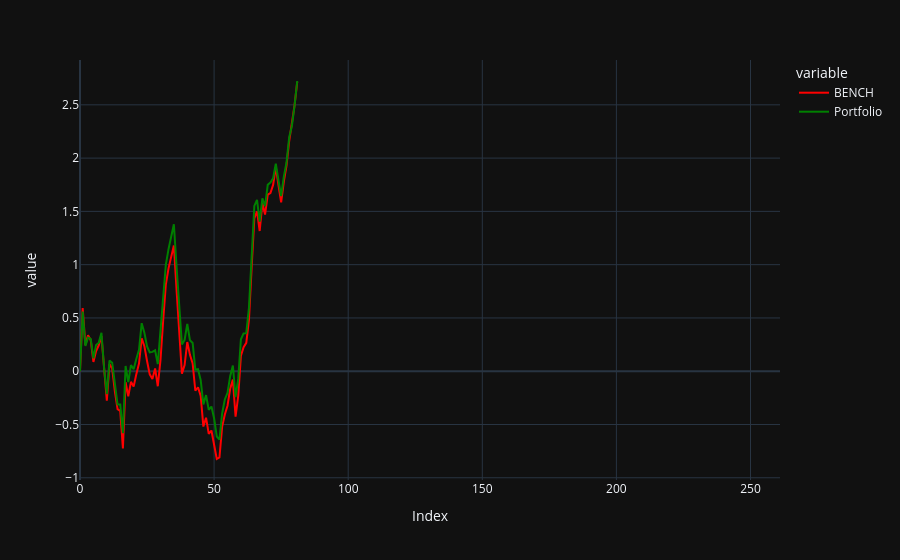

Here is the notebook cell this chart was saved with:
### Code cell
AnnualizedDf=final[["Date","BENCH","Money"]]
AnnualizedDf['Date'] = pd.to_datetime(AnnualizedDf['Date'])
AnnualizedDf['Year'] = AnnualizedDf['Date'].dt.year



YearList=AnnualizedDf["Year"].unique()
BENCHAnnualized=pd.DataFrame(columns=YearList)
StratAnnualized=pd.DataFrame(columns=YearList)



for year in YearList:
  compteurPerYear=0
  for i in AnnualizedDf.index:
    if AnnualizedDf.loc[i,"Year"]==year:
      if compteurPerYear==0:
        BENCHAnnualized.loc[compteurPerYear,year]=AnnualizedDf.loc[i,"BENCH"]
        StratAnnualized.loc[compteurPerYear,year]=AnnualizedDf.loc[i,"Money"]
      else :
        BENCHAnnualized.loc[compteurPerYear,year]=AnnualizedDf.loc[i,"BENCH"]/BENCHAnnualized.loc[0,year]*100-100
        StratAnnualized.loc[compteurPerYear,year]=AnnualizedDf.loc[i,"Money"]/StratAnnualized.loc[0,year]*100-100
      compteurPerYear+=1

for year in YearList:
  BENCHAnnualized.loc[0,year]=BENCHAnnualized.loc[0,year]/BENCHAnnualized.loc[0,year]*100-100
  StratAnnualized.loc[0,year]=StratAnnualized.loc[0,year]/StratAnnualized.loc[0,year]*100-100



BENCHAvg=[]
StratAvg=[]
for i in BENCHAnnualized.index:
  sumBENCH=0
  sumStrat=0
  for year in BENCHAnnualized.columns:
    sumBENCH+=BENCHAnnualized.loc[i,year]
    sumStrat+=StratAnnualized.loc[i,year]
  BENCHAvg.append(sumBENCH/len(YearList))
  StratAvg.append(sumStrat/len(YearList))

BENCHAnnualized=BENCHAnnualized.drop(columns=[2024,2002]) #too much nan
StratAnnualized=StratAnnualized.drop(columns=[2024,2002])

BENCHAvg=[]
StratAVG=[]

for i in BENCHAnnualized.index:
  sumBENCH=0
  sumStrat=0
  for year in BENCHAnnualized.columns:
    sumBENCH+=BENCHAnnualized.loc[i,year]
    sumStrat+=StratAnnualized.loc[i,year]
  BENCHAvg.append(sumBENCH/len(YearList))
  StratAVG.append(sumStrat/len(YearList))

dff = pd.DataFrame({"Index": (range(len(BENCHAvg))),"Portfolio": StratAVG,"BENCH": BENCHAvg})


fig = px.line(dff, x="Index", y=["BENCH","Portfolio"], color_discrete_map={"BENCH": "red","Portfolio": "green"})
fig.show()

### Figure 1 — Plotly figure (JSON) as saved in the notebook; plotly's stock layout.template omitted (floating-point values rounded to 4 significant figures; data arrays with more than 128 entries replaced by an {"elided": "..."} marker saying what was removed)
{"data": [{"hovertemplate": "variable=BENCH<br>Index=%{x}<br>value=%{y}<extra></extra>", "legendgroup": "BENCH", "line": {"color": "red", "dash": "solid"}, "marker": {"symbol": "circle"}, "mode": "lines", "name": "BENCH", "orientation": "v", "showlegend": true, "x": {"elided": "262 int values"}, "xaxis": "x", "y": {"elided": "262 float values"}, "yaxis": "y", "type": "scatter"}, {"hovertemplate": "variable=Portfolio<br>Index=%{x}<br>value=%{y}<extra></extra>", "legendgroup": "Portfolio", "line": {"color": "green", "dash": "solid"}, "marker": {"symbol": "circle"}, "mode": "lines", "name": "Portfolio", "orientation": "v", "showlegend": true, "x": {"elided": "262 int values"}, "xaxis": "x", "y": {"elided": "262 float values"}, "yaxis": "y", "type": "scatter"}], "layout": {"xaxis": {"anchor": "y", "domain": [0.0, 1.0], "title": {"text": "Index"}}, "yaxis": {"anchor": "x", "domain": [0.0, 1.0], "title": {"text": "value"}}, "legend": {"title": {"text": "variable"}, "tracegroupgap": 0}, "margin": {"t": 60}}}
